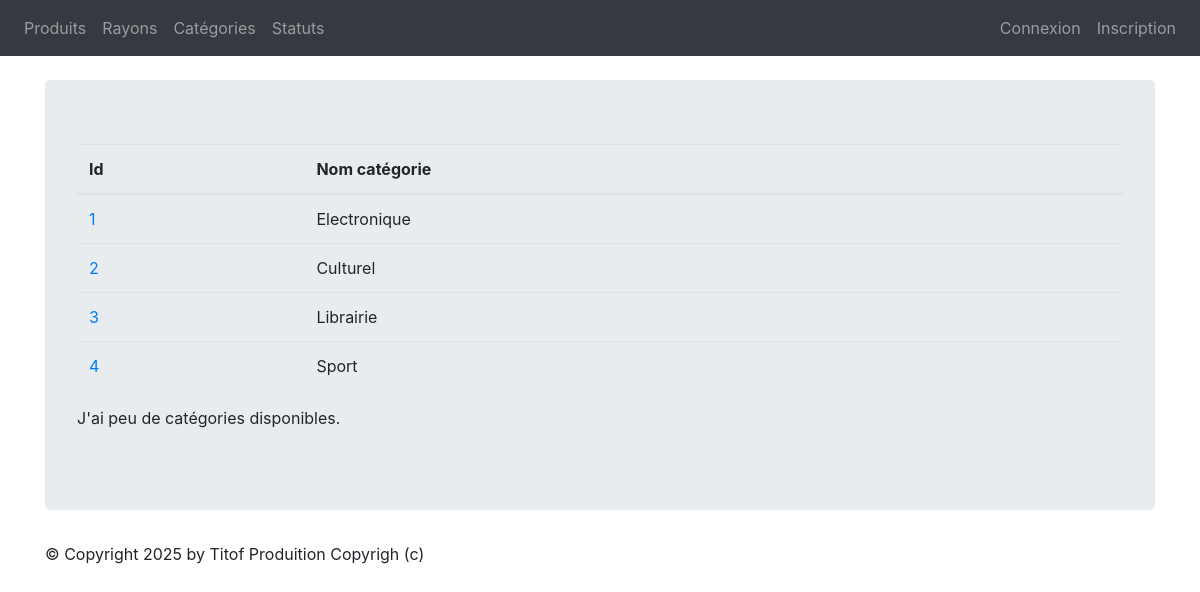
The app's page /monApp/categories/ with its own data.
### monApp/models.py (models this page shows, shortened)
class Categorie(models.Model):
    idCat = models.AutoField(primary_key=True)
    nomCat = models.CharField(max_length=100)

### monApp/views.py (the view)
# urls.py: path("categories/", views.ListCategories, name="list_categories"),
def ListCategories(request):
    cats = Categorie.objects.all()
    return render(request, 'list_categories.html', {'cats': cats})

### monApp/templates/list_categories.html
{% extends 'base.html' %}
{% block content %}
<table class="table">
    <thead>
        <th>Id</th>
        <th>Nom catégorie</th>
    </thead>
    <tbody>
    {% for cat in cats %}
    <tr>
        <td><a href="{% url 'dtl_categorie' cat.idCat %}">{{ cat.idCat }}</a></td>
        <td>{{ cat.nomCat }}</td>
    </tr>
    {% endfor %}
    </tbody>
</table>
<p>
J'ai
{% if cats|length < 5 %}
    peu de
{% elif cats|length < 10 %}
    quelques
{% else %}
    beaucoup de
{% endif %}
catégories disponibles.
</p>
{% endblock %}

### records on screen
Categorie: idCat "1", nomCat "Electronique"
Categorie: idCat "2", nomCat "Culturel"
Categorie: idCat "3", nomCat "Librairie"
Categorie: idCat "4", nomCat "Sport"
